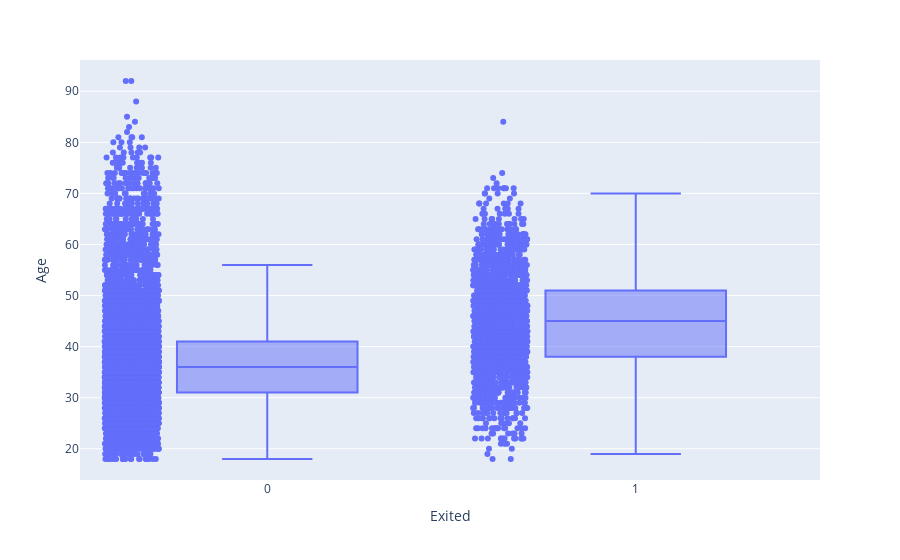

Notebook code cell kept with this figure:
### Markdown cell above
Выводы:

Большинство клиентов банка имеют небольшие суммы на накопительном счете. 
Среди ушедших клиентов преобладают клиенты с небольшими балансами на счетах. 
Ушедшие клиенты, вероятно, не удовлетворены услугами банка и/или не видят преимущества в дальнейшем использовании его услуг. 
Лояльные клиенты могут иметь большие балансы на счетах, что может свидетельствовать о их удовлетворенности услугами банка и лояльности к нему. 
Таким образом, баланс клиента может быть одним из факторов, влияющих на решение об уходе из банка.

### Code cell
fig = px.box(churn, x='Exited', y='Age', points="all")
fig.show()

### Figure 1 — Plotly figure (JSON) as saved in the notebook; plotly's stock layout.template omitted (floating-point values rounded to 4 significant figures; data arrays with more than 128 entries replaced by an {"elided": "..."} marker saying what was removed)
{"data": [{"alignmentgroup": "True", "boxpoints": "all", "hovertemplate": "Exited=%{x}<br>Age=%{y}<extra></extra>", "legendgroup": "", "marker": {"color": "#636efa"}, "name": "", "notched": false, "offsetgroup": "", "orientation": "v", "showlegend": false, "type": "box", "x": {"elided": "10000 int values"}, "x0": " ", "xaxis": "x", "y": {"elided": "10000 int values"}, "y0": " ", "yaxis": "y"}], "layout": {"boxmode": "group", "legend": {"tracegroupgap": 0}, "margin": {"t": 60}, "xaxis": {"anchor": "y", "domain": [0, 1], "title": {"text": "Exited"}}, "yaxis": {"anchor": "x", "domain": [0, 1], "title": {"text": "Age"}}}}
